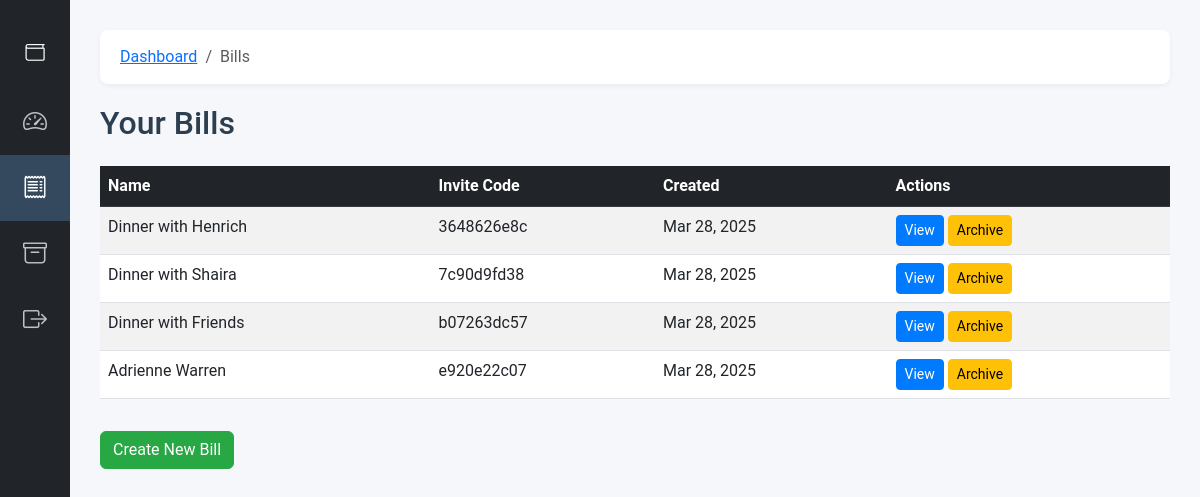
The page /public/index.php?page=bills (signed in) on the database its author committed.
### tables this page shows
CREATE TABLE `bills` (
  `id` int(11) NOT NULL,
  `user_id` int(11) NOT NULL,
  `bill_name` varchar(255) NOT NULL,
  `invite_code` varchar(10) NOT NULL,
  `is_archived` tinyint(1) DEFAULT 0,
  `created_at` timestamp NOT NULL DEFAULT current_timestamp()
);

### controllers/DashboardController.php (called while the page is built, shortened)
<?php
class DashboardController {
    private $db, $bill, $user;
    public function __construct() {
        require_once '../config/database.php';
        $database = new Database();
        $this->db = $database->getConnection();
        require_once '../models/Bill.php';
        $this->bill = new Bill($this->db);
    }
    public function bills() {
        $bills = $this->bill->getUserBills($_SESSION['user_id']);
        require_once '../views/dashboard/bills.php';
    }
}

### config/database.php (called while the page is built, shortened)
<?php
class Database {
    private $host = "localhost";
    private $db_name = "spliteasy";
    private $username = "root";
    private $password = "";
    public function getConnection() {
        $this->conn = null;
        try {
            $this->conn = new PDO("mysql:host=" . $this->host . ";dbname=" . $this->db_name, $this->username, $this->password);
            $this->conn->setAttribute(PDO::ATTR_ERRMODE, PDO::ERRMODE_EXCEPTION);
        } catch(PDOException $e) {
            echo "Connection error: " . $e->getMessage();
        }
        return $this->conn;
    }
}

### models/Bill.php (called while the page is built, shortened)
<?php
class Bill {
    private $conn;
    private $table = "bills";
    public function __construct($db) {
        $this->conn = $db;
    }
    public function getUserBills($user_id) {
        $query = "SELECT * FROM " . $this->table . " WHERE user_id = :user_id AND is_archived = 0";
        $stmt = $this->conn->prepare($query);
        $stmt->bindParam(':user_id', $user_id);
        $stmt->execute();
        return $stmt->fetchAll(PDO::FETCH_ASSOC);
    }
}

### views/dashboard/bills.php (the view)
<?php include '../views/layouts/header.php'; ?>
<h2 class="mb-4">Your Bills</h2>
<div class="row">
    <div class="col">
        <?php if (empty($bills)): ?>
            <div class="alert alert-info">No bills yet. <a href="index.php?page=create_bill">Create one now!</a></div>
        <?php else: ?>
            <div class="table-responsive">
                <table class="table table-striped table-hover">
                    <thead class="table-dark">
                        <tr>
                            <th>Name</th>
                            <th>Invite Code</th>
                            <th>Created</th>
                            <th>Actions</th>
                        </tr>
                    </thead>
                    <tbody>
                        <?php foreach ($bills as $bill): ?>
                            <tr>
                                <td><?php echo $bill['bill_name']; ?></td>
                                <td><?php echo $bill['invite_code']; ?></td>
                                <td><?php echo date('M d, Y', strtotime($bill['created_at'])); ?></td>
                                <td>
                                    <a href="index.php?page=view_bill&id=<?php echo $bill['id']; ?>" class="btn btn-sm btn-primary">View</a>
                                    <a href="index.php?page=archive_bill&id=<?php echo $bill['id']; ?>" class="btn btn-sm btn-warning">Archive</a>
                                </td>
                            </tr>
                        <?php endforeach; ?>
                    </tbody>
                </table>
            </div>
        <?php endif; ?>
        <a href="index.php?page=create_bill" class="btn btn-success mt-3">Create New Bill</a>
    </div>
</div>
<?php include '../views/layouts/footer.php'; ?>

### public/css/style.css (style rules this page uses)
body { background-color: #f8f9fa; font-family: 'Segoe UI', Tahoma, Geneva, Verdana, sans-serif; }
.btn-primary { background-color: #007bff; border-color: #007bff; transition: background-color 0.3s; }
.btn-success { background-color: #28a745; border-color: #28a745; }
.btn-warning { background-color: #ffc107; border-color: #ffc107; }
.table thead { background-color: #343a40; color: white; }

### views/layouts/header.php (style rules this page uses)
body { font-family: 'Roboto', 'Segoe UI', sans-serif; background-color: #f5f7fa; color: #2c3e50; margin: 0; padding: 0; }

### rows shown on the page
bills: bill_name "Dinner with Henrich", invite_code "3648626e8c", created_at "Mar 28, 2025"
bills: bill_name "Dinner with Shaira", invite_code "7c90d9fd38", created_at "Mar 28, 2025"
bills: bill_name "Dinner with Friends", invite_code "b07263dc57", created_at "Mar 28, 2025"
bills: bill_name "Adrienne Warren", invite_code "e920e22c07", created_at "Mar 28, 2025"

### other values the page prints
str_replace('_', ' ', $_GET['page']) "Bills"
